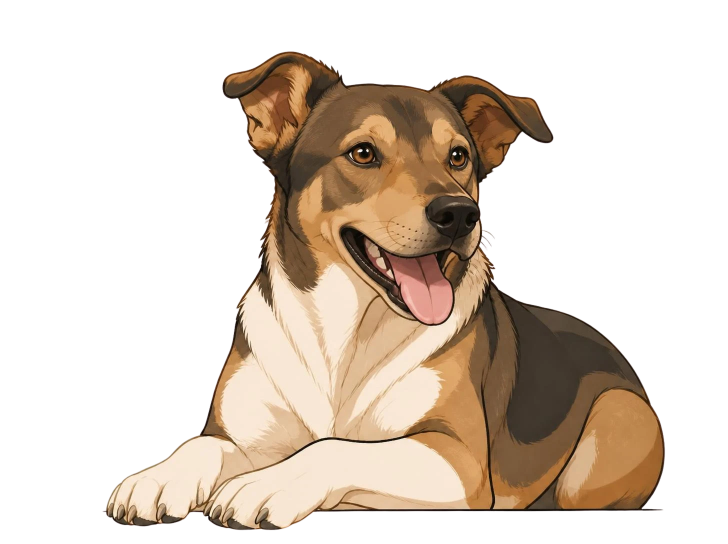
#> input picture art/watson/watson-excited-original.webp, 1456 x 1088 px (shown at 1/2 size)
$ python key_watson.py watson-excited-original.webp watson-idle-original.webp
#> lines starting #> are read from the running program, lines starting #| are printed output that depends on the picture; after the words box and inside, x2 and y2 are one past the last pixel; in counts of white or black regions, pixels touching at a corner belong together
"""Make the approved home art transparent without touching Watson: remove the cream paper and the tan ledge.

Above the ledge line the paper is removed by a flood fill from the edges. Below it, only his chin and the claws
of his front paw hang over the ledge; those are kept inside outlines traced from the painting's own pencil line,
and everything else (ledge, its shadow) goes.

usage: key_watson.py SRC.png OUT.png
"""
import sys
from collections import deque
from PIL import Image, ImageDraw, ImageFilter, ImageChops

src, out = sys.argv[1], sys.argv[2]
rgb = Image.open(src).convert("RGB")
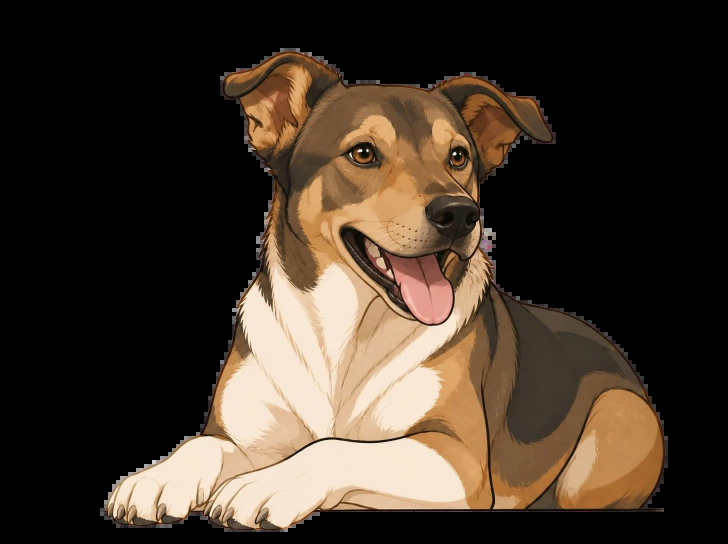
#> rgb: PIL image 1456x1088 RGB (shown at 1/2 size); mean R, G, B 65.9, 53.5, 41.7
w, h = rgb.size
#> w = 1456; h = 1088
px = rgb.load()

BG = (251, 244, 228)   # cream paper
CUT = 859              # just above the ledge's drawn back edge (y 860-868)

# Traced on 2x/3x zooms of the original, following the outside of the pencil line.
CHIN = [(582, CUT - 8), (582, CUT), (590, 872), (605, 888), (622, 905), (640, 921), (668, 932), (700, 942), (730, 948),
        (760, 954), (790, 958), (820, 960), (850, 959), (880, 957), (910, 952), (940, 948), (965, 940),
        (990, 931), (1010, 919), (1026, 906), (1036, 893), (1042, 880), (1047, 868), (1049, CUT), (1049, CUT - 8)]
PAW = [(1140, CUT - 8), (1140, CUT), (1142, 876), (1150, 884), (1162, 889), (1173, 894), (1195, 902), (1210, 908), (1222, 908),
       (1232, 903), (1245, 901), (1262, 902), (1280, 903), (1296, 908), (1306, 916), (1318, 916), (1328, 909),
       (1340, 908), (1350, 913), (1362, 913), (1370, 905), (1380, 897), (1394, 891), (1410, 888), (1424, 887),
       (1434, 885), (1440, 876), (1443, CUT), (1443, CUT - 8)]

def dist(p, q):
    return max(abs(a - b) for a, b in zip(p, q))

# 1. Paper above the cut: flood from the top and right edges, the head is enclosed by its outline.
gone = bytearray(w * h)
q = deque()
for x, y in [(x, 0) for x in range(w)] + [(w - 1, y) for y in range(CUT)]:
    if dist(px[x, y], BG) <= 16:
        gone[y * w + x] = 1; q.append((x, y))
while q:
    x, y = q.popleft()
    for nx, ny in ((x + 1, y), (x - 1, y), (x, y + 1), (x, y - 1)):
        if 0 <= nx < w and 0 <= ny < CUT and not gone[ny * w + nx] and dist(px[nx, ny], BG) <= 16:
            gone[ny * w + nx] = 1; q.append((nx, ny))
#> this loop made 0 passes
upper = Image.frombytes("L", (w, h), bytes(0 if g else 255 for g in gone))
#> upper: PIL image 1456x1088 L; every value is 255
upper.paste(0, (0, CUT, w, h))
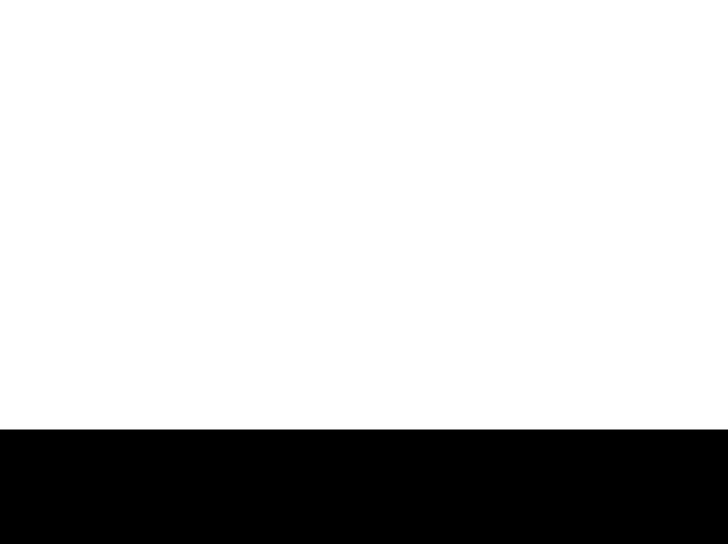
#> upper: PIL image 1456x1088 L (shown at 1/2 size); 79% white; 1 black region, box (x1, y1, x2, y2) and area: (0, 859, 1456, 1088) 333424
upper = upper.filter(ImageFilter.MaxFilter(3)).filter(ImageFilter.MinFilter(3))   # close pinholes in the fur
upper = upper.filter(ImageFilter.MinFilter(3)).filter(ImageFilter.GaussianBlur(0.9))

# 2. Below the cut: the traced chin and claws, antialiased by drawing at 4x.
S = 4
big = Image.new("L", (w * S, h * S), 0)
#> big: PIL image 5824x4352 L; every value is 0
d = ImageDraw.Draw(big)
for poly in (CHIN, PAW):
    d.polygon([(x * S, y * S) for x, y in poly], fill=255)
lower = big.resize((w, h), Image.LANCZOS)
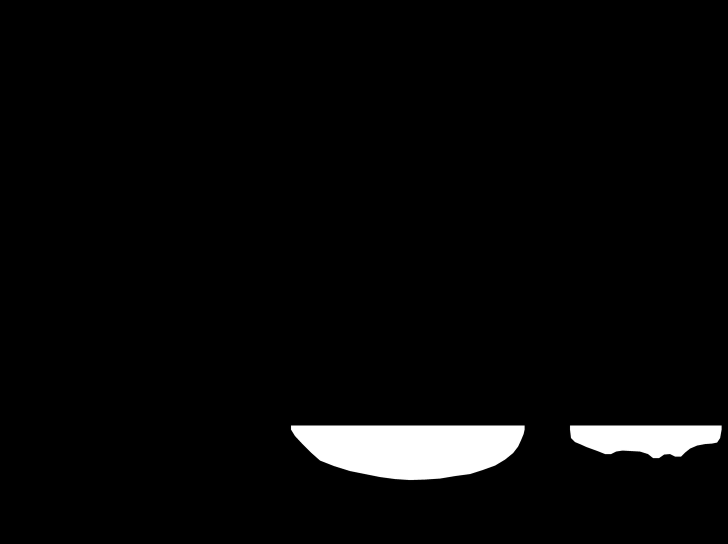
#> lower: PIL image 1456x1088 L (shown at 1/2 size); min 0, max 255, mean 8.8
lower.paste(0, (0, 0, w, CUT - 8))

mask = ImageChops.lighter(upper, lower)

# 3. Where his body leaves the painting (left edge, and its bottom where the ledge hid it), fade instead of a hard cut.
fade_w = 160
ramp = Image.linear_gradient("L").rotate(90).resize((fade_w, h))
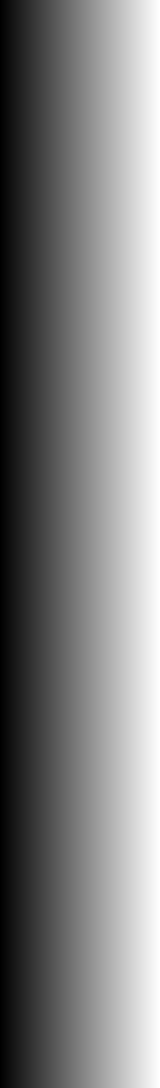
#> ramp: PIL image 160x1088 L; min 0, max 255, mean 127.6
edge = Image.new("L", (w, h), 255); edge.paste(ramp, (0, 0))
#> after `edge.paste(ramp, (0, 0))`:
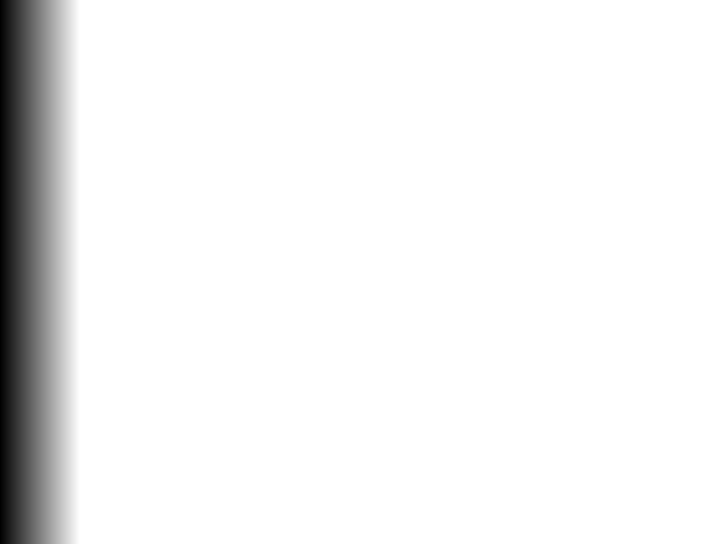
#> edge: PIL image 1456x1088 L (shown at 1/2 size); min 0, max 255, mean 241
body_end = CHIN[0][0] - 30
fade_h = 70
vramp = Image.linear_gradient("L").transpose(Image.FLIP_TOP_BOTTOM).resize((body_end, fade_h))
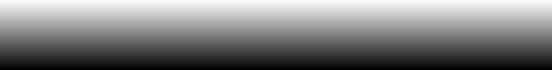
#> vramp: PIL image 552x70 L; min 1, max 254, mean 127.5
bottom = Image.new("L", (w, h), 255)
bottom.paste(0, (0, CUT - 4, body_end, h)); bottom.paste(vramp, (0, CUT - 4 - fade_h))
#> after `bottom.paste(0, (0, CUT - 4, body_end, h))`: bottom: PIL image 1456x1088 L; 91.9% white; 1 black region, box (x1, y1, x2, y2) and area: (0, 855, 552, 1088) 128616
bottom = bottom.filter(ImageFilter.GaussianBlur(14))
bottom.paste(255, (body_end + 30, 0, w, h))
mask = ImageChops.multiply(ImageChops.multiply(mask, edge), bottom)

o = rgb.convert("RGBA"); o.putalpha(mask)
#> after `o.putalpha(mask)`:
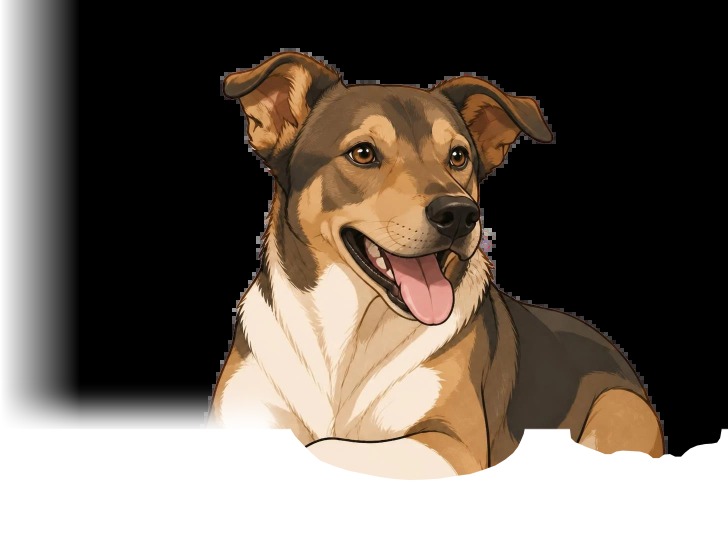
#> o: PIL image 1456x1088 RGBA (shown at 1/2 size); mean R, G, B, A 65.9, 53.5, 41.7, 195.1; transparent parts drawn white
o.save(out)
print("kept bbox", mask.point(lambda a: 255 if a > 8 else 0).getbbox())
#| kept bbox (6, 0, 1456, 961)

$ run again, on art/watson/watson-home-original.png
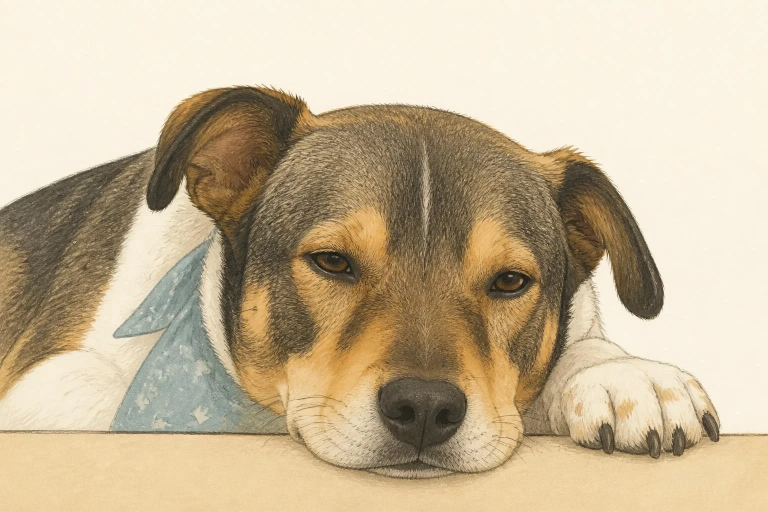
#> input picture art/watson/watson-home-original.png, 1536 x 1024 px (shown at 1/2 size)
#> rgb is the input picture: PIL image 1536x1024 RGB; mean R, G, B 198.7, 181.9, 152.7
#> `upper = Image.frombytes("L", (w, h), bytes(0 if g else 255 for g in go..`:
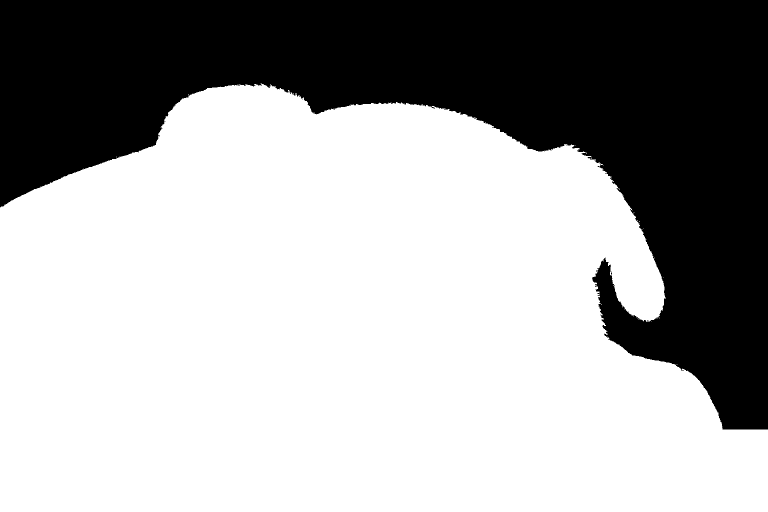
#> upper: PIL image 1536x1024 L (shown at 1/2 size); 65.4% white; 1 black region, box (x1, y1, x2, y2) and area: (0, 0, 1536, 859) 543619
#> big: PIL image 6144x4096 L; every value is 0
#> edge: PIL image 1536x1024 L; every value is 255
#> `o.putalpha(mask)`:
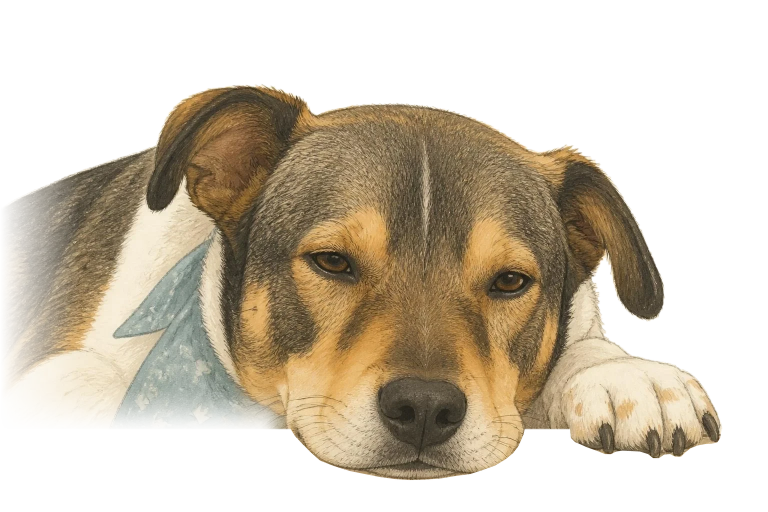
#> o: PIL image 1536x1024 RGBA (shown at 1/2 size); mean R, G, B, A 198.7, 181.9, 152.7, 124.1; transparent parts drawn white
#| kept bbox (6, 167, 1446, 961)
